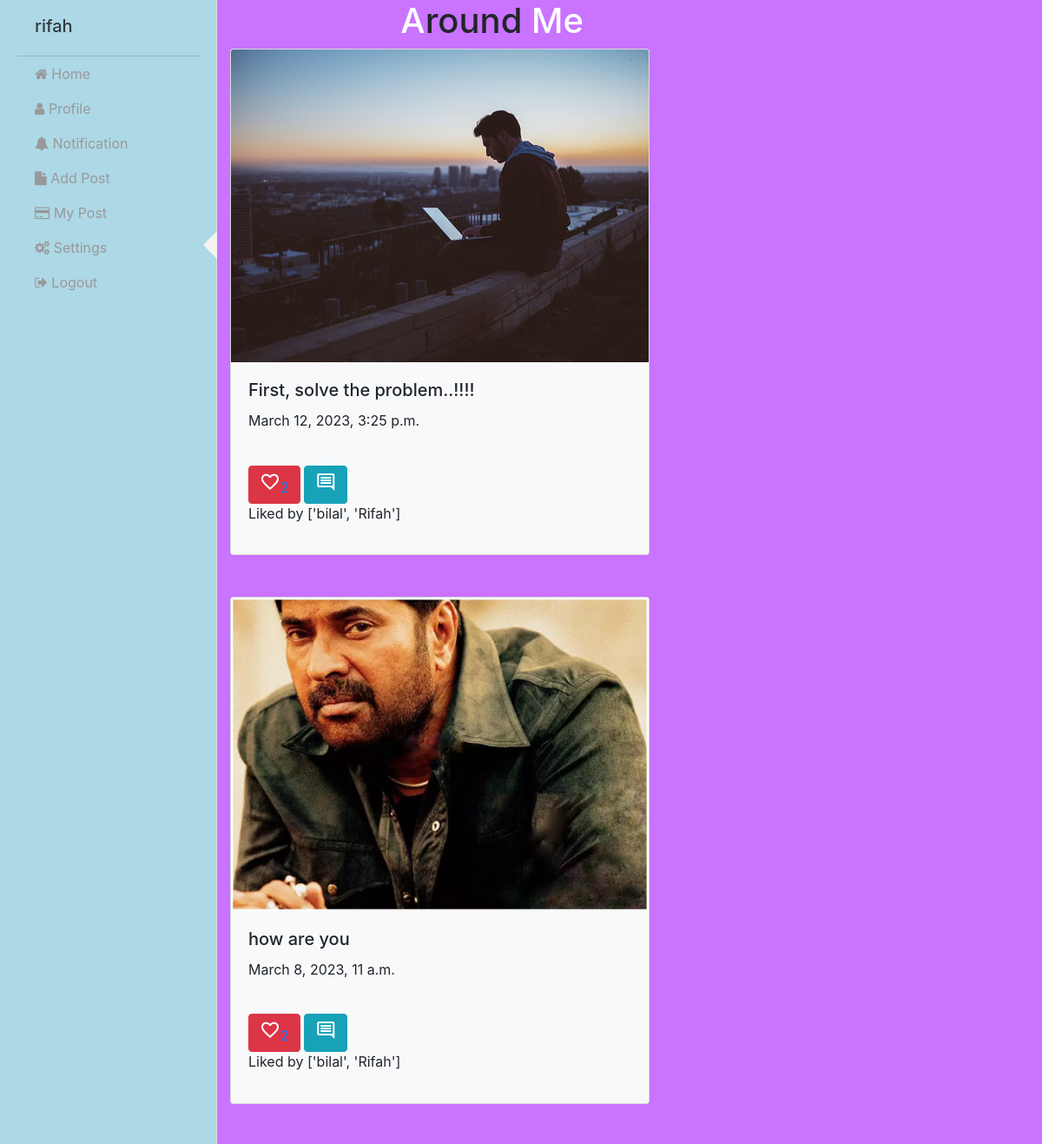
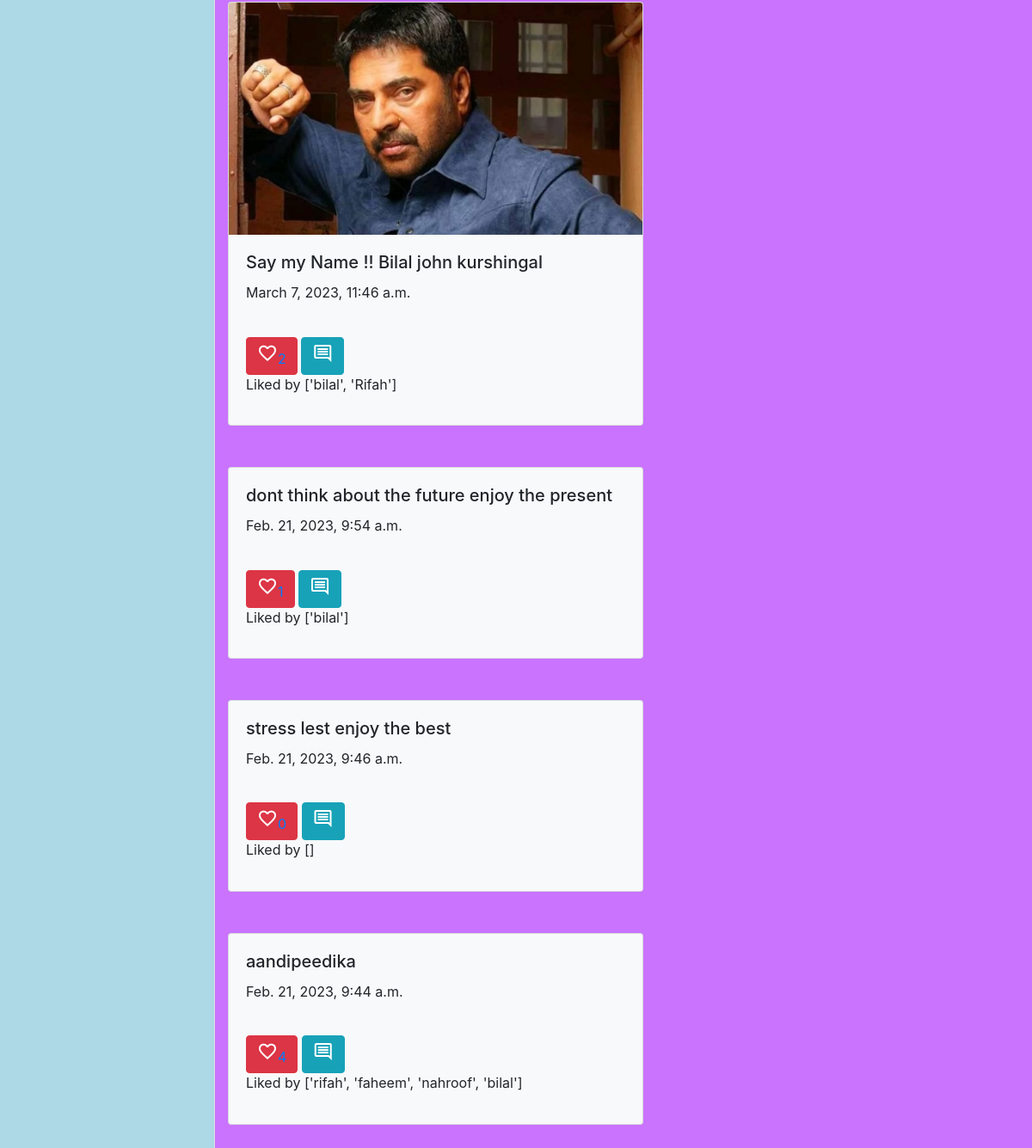
The page /user/uhome (signed in) on the database its author committed (2 pictures, top to bottom).
### user/models.py (models this page shows)
class Posts(models.Model):
    image=models.ImageField(upload_to="posted_images",null=True)
    caption=models.CharField(max_length=500)
    datetime=models.DateTimeField(auto_now_add=True)
    user=models.ForeignKey(User,on_delete=models.CASCADE,related_name="p_user")
    likes=models.ManyToManyField(User,related_name="l_user")
    @property
    def cntlikes(self):
        return self.likes
    @property
    def likedusers(self):
     lk=self.likes.all()
     users=[u.first_name for u in lk]
     return users

### user/views.py (the view, shortened to what this page needs)
# urls.py: path('uhome',mainhome.as_view(),name="uh1"),
class mainhome(CreateView):
    template_name="userhome.html"
    form_class=PostForm
    model=Posts
    success_url=reverse_lazy("uh1")
    def get_context_data(self, **kwargs):
        context=super().get_context_data(**kwargs)
        context["data"]=Posts.objects.all().order_by('-datetime')
        context["cform"]=CommentForm()
        context["comments"]=Comments.objects.all()
        return context

### user/templates/userhome.html (shortened to what this page needs)
{% extends 'nav.html' %}
{%block side %}
    <h1 class=" text-center"><span>A</span>round <span>Me</span></h1>
      {%for i in data%}
      <div class="card mb-5 bg-light" style="width: 80%;">
        {% if i.image %}
        <img class="card-img-top" src="{{i.image.url}}" alt="Card image cap">
        {%endif%}
        <div class="card-body">
          <h5 class="card-title">{{ i.caption}}</h5>
          <p class="card-text">{{ i.datetime}}</p>
        </div>
        <div class="card-body">
          <a href="{% url 'alike' i.id %}"><button class="btn btn-danger " type="button" data-toggle="collapse" data-target="#l{{i.id}}" aria-expanded="false" aria-controls="collapseExample">
            <span class="material-symbols-outlined">
              </span>{{i.cntlikes.count}}</a>
          <button class="btn btn-info" type="button" data-toggle="collapse" data-target="#c{{i.id}}" aria-expanded="false" aria-controls="collapseExample">
            <span class="material-symbols-outlined">
              </span>
          </button><p>Liked by {{i.likedusers}}</p>
        </div>
      </div>
      {%endfor%}
         {%endblock%}

### user/templates/nav.html (shortened to what this page needs)
 <!doctype html>
{% load static %}
<html lang="en">
  <head>
    <link rel="stylesheet" href="{% static 'nav1.css' %}">
    <link rel="stylesheet" href="{% static 'style2.css' %}">
    <link rel="stylesheet" href="https://stackpath.bootstrapcdn.com/bootstrap/4.3.1/css/bootstrap.min.css">
  </head>
  <body>
    <link href="https://maxcdn.bootstrapcdn.com/font-awesome/4.3.0/css/font-awesome.min.css" rel="stylesheet">
    <div id="wrapper" class="wrapper-content">
    <div id="sidebar-wrapper">
        <ul class="sidebar-nav">
            <li class="sidebar-brand">
              <h5><a href="" class="text-dark"> {{request.user.first_name}}</a></h5>
            </li>
            <li>
                <a href="{% url 'uh1' %}" ><i class="fa fa-home"></i> Home</a>
            </li>
            <li>
                <a href="{% url 'prof' %}"><i class="fa fa-user"></i>  Profile</a>
            </li>
            <li>
                <a href="#"><i class="fa fa-bell"></i> Notification</a>
            </li>
            <li>
                <a href="{% url 'apost' %}"><i class="fa fa-file"></i> Add Post</a>
            </li>
            <li>
                <a href="{% url 'vlog' %}"><i class="fa fa-credit-card"></i> My Post</a>
            </li>
            <li class="active">
                <a href="#"><i class="fa fa-gears"></i> Settings</a>
            </li>
            <li>
                <a href="{% url 'login' %}"><i class="fa fa-sign-out"></i> Logout</a>
            </li>
            </ul>
            </div>
            <div class="col-lg-8">
                {% block side %} {% endblock %}
            </div>
            </div>
        </body>
        </html>

### user/static/nav1.css (style rules this page uses)
#sidebar-wrapper { z-index: 1000; position: fixed; left: 250px; width: 0; height: 100%; margin-left: -250px; overflow-y: auto; background:lightblue; -webkit-transition: all 0.5s ease; -moz-transition: all 0.5s ease; -o-transition: all 0.5s ease; transition: all 0.5s ease; }
#sidebar-wrapper { box-shadow: inset -1px 0px 0px 0px #DDDDDD; }
.sidebar-nav { position: absolute; top: 0; width: 250px; margin: 0; padding: 0; list-style: none; }
.sidebar-nav li { text-indent: 20px; line-height: 40px; }
.sidebar-nav li a { display: block; text-decoration: none; color: #999999; }
.sidebar-nav > .sidebar-brand { height: 65px; font-size: 18px; line-height: 60px; }
.sidebar-nav > .sidebar-brand a { color: #999999; }
@media (min-width:768px) { #wrapper { padding-left: 250px; } }
@media (min-width:768px) { #sidebar-wrapper { width: 250px; } }
#sidebar-wrapper li.active > a:after { border-right: 17px solid #f4f3ef; border-top: 17px solid transparent; border-bottom: 17px solid transparent; content: ""; display: inline-block; position: absolute; right: -1px; }
.sidebar-brand { border-bottom: 1px solid rgba(102, 97, 91, 0.3); }
.sidebar-brand { padding: 18px 0px; margin: 0 20px; }
p { font-size: 16px; line-height: 1.4em; }

### user/static/style2.css (style rules this page uses)
body { background: rgb(2,0,36); background: linear-gradient(#c973FF,#c973FF); }

### user/templates/userhome.html (style rules this page uses)
span { color:white; }

### rows shown on the page
Posts: image (picture), caption "First, solve the problem..!!!!", datetime "March 12, 2023, 3:25 p.m.", likedusers "['bilal', 'Rifah']"
Posts: image (picture), caption "how are you", datetime "March 8, 2023, 11 a.m.", likedusers "['bilal', 'Rifah']"
Posts: image (picture), caption "Say my Name !! Bilal john kurshingal", datetime "March 7, 2023, 11:46 a.m.", likedusers "['bilal', 'Rifah']"
Posts: caption "dont think about the future enjoy the present", datetime "Feb. 21, 2023, 9:54 a.m.", likedusers "['bilal']"
Posts: caption "stress lest enjoy the best", datetime "Feb. 21, 2023, 9:46 a.m.", likedusers "[]"
Posts: caption "aandipeedika", datetime "Feb. 21, 2023, 9:44 a.m.", likedusers "['rifah', 'faheem', 'nahroof', 'bilal']"

### other values the page prints
{{ request.user.first_name }} "rifah"
